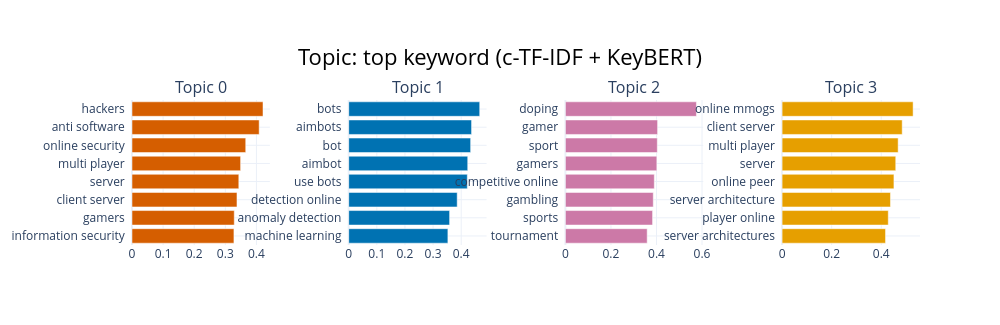

Here is the notebook cell this chart was saved with:
### Code cell
# Barchart top keywords per topic (HTML interattivo + PNG statica)
n_show = min(20, len([t for t in topic_model.get_topics() if t >= 0]))

fig_bar = topic_model.visualize_barchart(
    top_n_topics=n_show, n_words=8,
    title='Topic: top keyword (c-TF-IDF + KeyBERT)'
)
fig_bar.write_html(str(OUT / '08_03_topic_barchart.html'))
fig_bar.show()

### Figure 1 — Plotly figure (JSON) as saved in the notebook; plotly's stock layout.template omitted (floating-point values rounded to 4 significant figures)
{"data": [{"marker": {"color": "#D55E00"}, "orientation": "h", "type": "bar", "x": [0.3277, 0.3288, 0.3375, 0.3434, 0.3491, 0.3656, 0.4088, 0.4212], "xaxis": "x", "y": ["information security  ", "gamers  ", "client server  ", "server  ", "multi player  ", "online security  ", "anti software  ", "hackers  "], "yaxis": "y"}, {"marker": {"color": "#0072B2"}, "orientation": "h", "type": "bar", "x": [0.3527, 0.3588, 0.3858, 0.4217, 0.4232, 0.4336, 0.4368, 0.4658], "xaxis": "x2", "y": ["machine learning  ", "anomaly detection  ", "detection online  ", "use bots  ", "aimbot  ", "bot  ", "aimbots  ", "bots  "], "yaxis": "y2"}, {"marker": {"color": "#CC79A7"}, "orientation": "h", "type": "bar", "x": [0.3592, 0.3829, 0.386, 0.3905, 0.4016, 0.4036, 0.4049, 0.5754], "xaxis": "x3", "y": ["tournament  ", "sports  ", "gambling  ", "competitive online  ", "gamers  ", "sport  ", "gamer  ", "doping  "], "yaxis": "y3"}, {"marker": {"color": "#E69F00"}, "orientation": "h", "type": "bar", "x": [0.4173, 0.4283, 0.4371, 0.4511, 0.4584, 0.4682, 0.4845, 0.5285], "xaxis": "x4", "y": ["server architectures  ", "player online  ", "server architecture  ", "online peer  ", "server  ", "multi player  ", "client server  ", "online mmogs  "], "yaxis": "y4"}], "layout": {"annotations": [{"font": {"size": 16}, "showarrow": false, "text": "Topic 0", "x": 0.0875, "xanchor": "center", "xref": "paper", "y": 1, "yanchor": "bottom", "yref": "paper"}, {"font": {"size": 16}, "showarrow": false, "text": "Topic 1", "x": 0.3625, "xanchor": "center", "xref": "paper", "y": 1, "yanchor": "bottom", "yref": "paper"}, {"font": {"size": 16}, "showarrow": false, "text": "Topic 2", "x": 0.6375, "xanchor": "center", "xref": "paper", "y": 1, "yanchor": "bottom", "yref": "paper"}, {"font": {"size": 16}, "showarrow": false, "text": "Topic 3", "x": 0.9125, "xanchor": "center", "xref": "paper", "y": 1, "yanchor": "bottom", "yref": "paper"}], "height": 325, "hoverlabel": {"bgcolor": "white", "font": {"family": "Rockwell", "size": 16}}, "showlegend": false, "title": {"font": {"color": "Black", "size": 22}, "text": "Topic: top keyword (c-TF-IDF + KeyBERT)", "x": 0.5, "xanchor": "center", "yanchor": "top"}, "width": 1000, "xaxis": {"anchor": "y", "domain": [0, 0.175], "showgrid": true}, "xaxis2": {"anchor": "y2", "domain": [0.275, 0.45], "showgrid": true}, "xaxis3": {"anchor": "y3", "domain": [0.55, 0.725], "showgrid": true}, "xaxis4": {"anchor": "y4", "domain": [0.825, 1], "showgrid": true}, "yaxis": {"anchor": "x", "domain": [0, 1], "showgrid": true}, "yaxis2": {"anchor": "x2", "domain": [0, 1], "showgrid": true}, "yaxis3": {"anchor": "x3", "domain": [0, 1], "showgrid": true}, "yaxis4": {"anchor": "x4", "domain": [0, 1], "showgrid": true}}}
